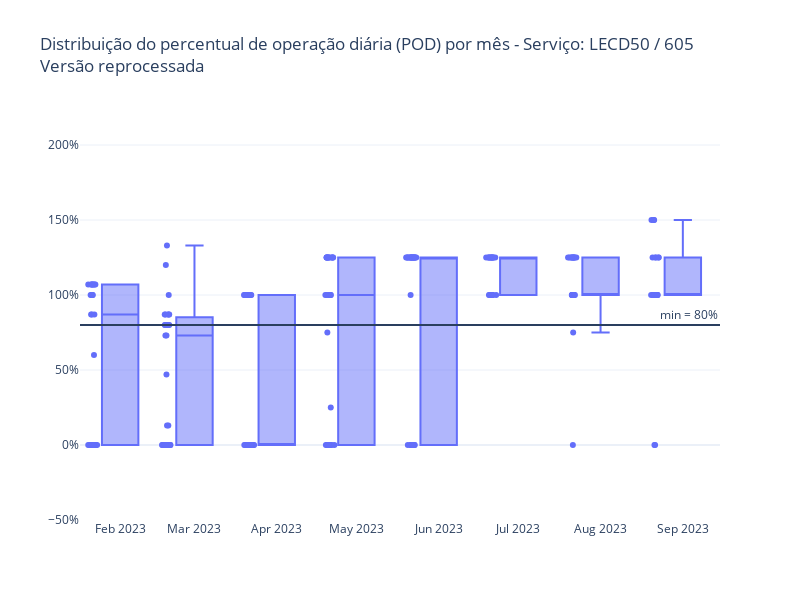

Notebook code cell kept with this figure:
### Code cell
y = "perc_km_planejada"
title = "Distribuição do percentual de operação diária (POD) por mês - Serviço: LECD50 / 605 <br>Versão reprocessada"

fig = px.box(
    pod_pos_reprocessamento, 
    x="mes_ano", 
    y=y, 
    title=title,
    template="plotly_white",
    labels={
        "mes_ano": "",
        y: ""
    },
    points="all"
)

fig.update_layout(
    yaxis_range=[-50, 230],  
    yaxis_ticksuffix="%",
    width=800,
    height=600,
    showlegend=False,
)

fig.add_hline(y=80, annotation_text="min = 80%")  # Linha horizontal para indicar o mínimo de 80%

fig.show()

### Figure 1 — Plotly figure (JSON) as saved in the notebook; plotly's stock layout.template omitted (floating-point values rounded to 4 significant figures; data arrays with more than 128 entries replaced by an {"elided": "..."} marker saying what was removed)
{"data": [{"alignmentgroup": "True", "boxpoints": "all", "hovertemplate": "=%{y}<extra></extra>", "legendgroup": "", "marker": {"color": "#636efa"}, "name": "", "notched": false, "offsetgroup": "", "orientation": "v", "showlegend": false, "type": "box", "x": {"elided": "214 str values"}, "x0": " ", "xaxis": "x", "y": {"elided": "214 int values"}, "y0": " ", "yaxis": "y"}], "layout": {"annotations": [{"showarrow": false, "text": "min = 80%", "x": 1, "xanchor": "right", "xref": "x domain", "y": 80, "yanchor": "bottom", "yref": "y"}], "boxmode": "group", "height": 600, "legend": {"tracegroupgap": 0}, "shapes": [{"type": "line", "x0": 0, "x1": 1, "xref": "x domain", "y0": 80, "y1": 80, "yref": "y"}], "showlegend": false, "title": {"text": "Distribuição do percentual de operação diária (POD) por mês - Serviço: LECD50 / 605 <br>Versão reprocessada"}, "width": 800, "xaxis": {"anchor": "y", "domain": [0, 1], "title": {"text": ""}}, "yaxis": {"anchor": "x", "domain": [0, 1], "range": [-50, 230], "ticksuffix": "%", "title": {"text": ""}}}}
